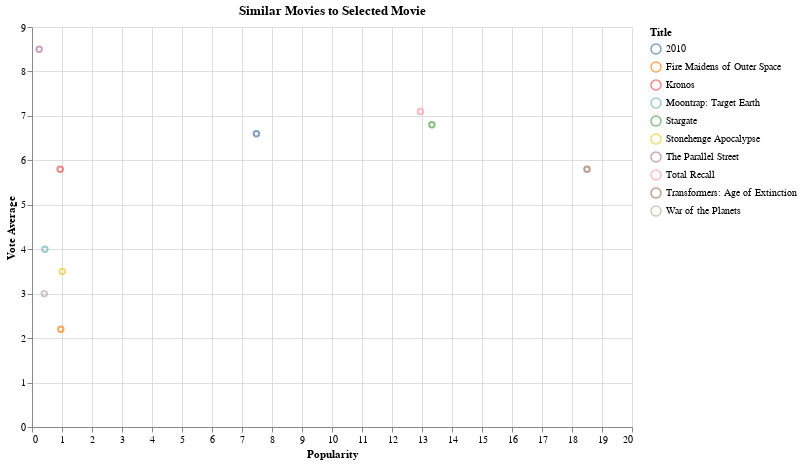

The cell this chart's notebook holds for it:
### Code cell
# Function to find similar movies
def find_similar_movies(movie_title, top_n=10):
    idx = movies_metadata_overview[movies_metadata_overview['title'] == movie_title].index[0]
    query_embedding = embeddings[idx].reshape(1, -1)

    # Calculate cosine similarity between the query and all movie embeddings
    similarities = cosine_similarity(query_embedding, embeddings).flatten()

    # Get the top N similar movies
    similar_indices = similarities.argsort()[::-1][1:top_n+1]
    similar_movies = movies_metadata_overview.iloc[similar_indices]

    return similar_movies

# pick 5 movies from the top 100 movies
filtered_movies = movies_metadata_credits.head(100).sample(5)
similar_movies = pd.concat([find_similar_movies(movie_title).assign(query_title=movie_title) for movie_title in filtered_movies['title']])
similar_movies = similar_movies.copy()
similar_movies['popularity'] = similar_movies['popularity'].astype(float).round(2)

dropdown_symbol = alt.binding_select(options=list(similar_movies["query_title"].unique()), name=" ")
selection_symbol = alt.selection_point(fields=["query_title"], bind=dropdown_symbol, value=filtered_movies['title'].values[0])

# display the similar movies on a chart
alt.Chart(similar_movies).mark_point().encode(
    alt.X('popularity', title='Popularity'),
    alt.Y('vote_average', title='Vote Average'),
    alt.Color('title', title='Title'),
    tooltip=['title', 'overview']
).add_params(
    selection_symbol
).transform_filter(
    selection_symbol
).properties(
    title='Similar Movies to Selected Movie',
    width=600,
    height=400,
).interactive()

### Figure 1 — Vega-Lite specification as saved in the notebook (floating-point values rounded to 4 significant figures)
{"config": {"view": {"continuousWidth": 300, "continuousHeight": 300}}, "data": {"name": "data-eee65ed39101926c032c0a15524ac9d6"}, "mark": {"type": "point"}, "encoding": {"color": {"field": "title", "title": "Title", "type": "nominal"}, "tooltip": [{"field": "title", "type": "nominal"}, {"field": "overview", "type": "nominal"}], "x": {"field": "popularity", "title": "Popularity", "type": "quantitative"}, "y": {"field": "vote_average", "title": "Vote Average", "type": "quantitative"}}, "height": 400, "params": [{"name": "param_126", "select": {"type": "point", "fields": ["query_title"]}, "bind": {"input": "select", "options": ["2001: A Space Odyssey", "Spirited Away", "The Dark Knight", "Hacksaw Ridge", "Psycho"], "name": " "}, "value": "2001: A Space Odyssey"}, {"name": "param_127", "select": {"type": "interval", "encodings": ["x", "y"]}, "bind": "scales"}], "title": "Similar Movies to Selected Movie", "transform": [{"filter": {"param": "param_126"}}], "width": 600, "$schema": "https://vega.github.io/schema/vega-lite/v5.17.0.json", "datasets": {"data-eee65ed39101926c032c0a15524ac9d6": [{"id": 4437.0, "title": "2010", "overview": "This is a sequel to 2001 A Space Odyssey. It is now 2010 and both the Americans and the Russians are racing to get to Jupiter to investigate the black monolith (similar to the one found in Lunar Crater Clavius) which was found by the U.S.S. Discovery in orbit around Jupiter's moons. The U.S.S. Discovery's orbit is rapidly decaying and it will crash into IO but the Americans cannot get there in time to save U.S.S. Discovery. The Russians can get to Jupiter in time but only the Americans have the knowledge to access and awaken the U.S.S. Discovery's H.A.L.9000 sentient computer. This forces a joint American-Soviet space expedition against a backdrop of growing global tensions. The combined expedition is seeking answers to several mysteries. What is the significance of the black monolith? Why did H.A.L.9000 act so bizarrely and terminate 4 of 5 of the U.S.S. Discovery's crew? What happened to David Bowman? Along the way, curious data is detected  ...", "popularity": 7.48, "vote_average": 6.6, "query_title": "2001: A Space Odyssey"}, {"id": 443300.0, "title": "Moontrap: Target Earth", "overview": "A long forgotten ancient spacecraft discovered on Earth. Investigations carried out by Scout transport her to the moon whereupon she meets the impressive machines preserving the wisdom of that long lost civilization.", "popularity": 0.43, "vote_average": 4.0, "query_title": "2001: A Space Odyssey"}, {"id": 193600.0, "title": "The Parallel Street", "overview": "Feature-documentary \"pointing up a thousand facets of this world and probing to determine what may lie beneath the surface\".", "popularity": 0.24, "vote_average": 8.5, "query_title": "2001: A Space Odyssey"}, {"id": 43230.0, "title": "Kronos", "overview": "Scientists investigate what appears to be a meteorite that crashes into the ocean. After a few days and nights of mysterious lights and noises, a giant machine comes out of the ocean. The machine is the creation of an alien race, that is trying to syphon energy from earth. A true classic, in that it is so different from anything in the time period. To this day, nothing else has come out like it.", "popularity": 0.94, "vote_average": 5.8, "query_title": "2001: A Space Odyssey"}, {"id": 47600.0, "title": "War of the Planets", "overview": "A strange signal arrives on the Earth disturbing all communications, while an UFO appears above the Antarctic sea. Captain Alex Hamilton is sent with his spaceship and crew to the space outside the Solar System to find the origin of that signal. They reach an unknown planet where a giant robot enslaved a whole population of humanoids by taking their psychic energies.", "popularity": 0.41, "vote_average": 3.0, "query_title": "2001: A Space Odyssey"}, {"id": 39750.0, "title": "Stonehenge Apocalypse", "overview": "When a group of archaeologists dig up a human skeleton near the historical monument of STONEHENGE, an ancient piece of machinery hidden beneath the bedrock is discovered. Not knowing what it could be the workers accidentally trigger the mechanism and start a chain of events that may very well end the world as we know it", "popularity": 1.01, "vote_average": 3.5, "query_title": "2001: A Space Odyssey"}, {"id": 91310.0, "title": "Transformers: Age of Extinction", "overview": "As humanity picks up the pieces, following the conclusion of \"Transformers: Dark of the Moon,\" Autobots and Decepticons have all but vanished from the face of the planet. However, a group of powerful, ingenious businessman and scientists attempt to learn from past Transformer incursions and push the boundaries of technology beyond what they can control - all while an ancient, powerful Transformer menace sets Earth in his cross-hairs.", "popularity": 18.5, "vote_average": 5.8, "query_title": "2001: A Space Odyssey"}, {"id": 861.0, "title": "Total Recall", "overview": "Construction worker Douglas Quaid discovers a memory chip in his brain during a virtual-reality trip. He also finds that his past has been invented to conceal a plot of planetary domination. Soon, he's off to Mars to find out who he is and who planted the chip.", "popularity": 12.95, "vote_average": 7.1, "query_title": "2001: A Space Odyssey"}, {"id": 31280.0, "title": "Fire Maidens of Outer Space", "overview": "An astronaut (Anthony Dexter) and crew land on Jupiter's 13th moon and find a monster and women from Atlantis.", "popularity": 0.96, "vote_average": 2.2, "query_title": "2001: A Space Odyssey"}, {"id": 2164.0, "title": "Stargate", "overview": "An interstellar teleportation device, found in Egypt, leads to a planet with humans resembling ancient Egyptians who worship the god Ra.", "popularity": 13.33, "vote_average": 6.8, "query_title": "2001: A Space Odyssey"}, {"id": 81310.0, "title": "Squint Your Eyes", "overview": "The story of a spirited ten-year-old girl who has run away from her proudly affluent parents in town and finds grudging refuge with the slightly slovenly caretaker of an abandoned farm, an ex-teacher.", "popularity": 0.25, "vote_average": 8.0, "query_title": "Spirited Away"}, {"id": 5139.0, "title": "The Fox & the Child", "overview": "A young girl of about 10 years lives in a solitary peasant's house on the edge of the jurassic mountains in the East of France. One day in autumn, when she is on her way to school through the forest, she observes a hunting fox. Of course, the fox flees from her, but the girl feels a strong desire to meet the fox again.", "popularity": 4.63, "vote_average": 6.4, "query_title": "Spirited Away"}, {"id": 108100.0, "title": "Rise of the Animals", "overview": "In a world where animals have turned on humanity, a teen travels across the country in search of the girl of his dreams.", "popularity": 0.2, "vote_average": 2.8, "query_title": "Spirited Away"}, {"id": 340100.0, "title": "The Monster", "overview": "A mother and her 10-year old daughter are trapped in a forest. There is something in this forest. Something unlike anything they have heard before. Something that lurks in the darkness and it’s coming after them.", "popularity": 6.53, "vote_average": 5.4, "query_title": "Spirited Away"}, {"id": 178500.0, "title": "Blind Pig Who Wants to Fly", "overview": "In \"Blind Pig Who Wants to Fly\" you will find stories about disoriented identity, not knowing who you are, anxiety, uncertainty, the experience of being lost, told with a sense of humor. A father who is desperate to win a green card lottery, so the family can move to America. An ex-national badminton champion, whose husband leaves her for a Javanese wife. A Menado boy who constantly gets beaten up because everybody thinks that he is Chinese. A young girl who believes that Chinese firecrackers expel ghosts. Set within the contemporary social and racial tension of urban Indonesia, the story follows eight characters in their absurd journey to fit in within society in the hope to live better lives. Like a mosaic, this film is built from shattered pieces of colored glass. Delicate, fragile, beautiful.", "popularity": 0.04, "vote_average": 6.0, "query_title": "Spirited Away"}, {"id": 382600.0, "title": "Where's the Dragon?", "overview": "The story follows a ten-year-old girl who teams up with animals from the Chinese Zodiac to search for a lost dragon and save the world from a treacherous conspiracy.", "popularity": 0.99, "vote_average": 2.0, "query_title": "Spirited Away"}, {"id": 18920.0, "title": "Alice", "overview": "A quiet young English girl named Alice finds herself in an alternate version of her own reality after chasing a white rabbit. She becomes surrounded by living inanimate objects and stuffed dead animals, and must find a way out of this nightmare- no matter how twisted or odd that way must be. A memorably bizarre screen version of Lewis Carroll’s novel ‘Alice’s Adventures in Wonderland’.", "popularity": 7.91, "vote_average": 7.3, "query_title": "Spirited Away"}, {"id": 346600.0, "title": "The Nightmare", "overview": "It's summer. One endless, sexy party under the open sky. Tina and her friends are living the dream of a whole generation of decadent Berlin-party-kids. But after one excessive night she's haunted by a mysterious ugly creature in nightmares she has. The only person she talks about her fears to is her psychologist. His advice is to confront her fears and to reach out to the creature. At first Tina refuses but after she hears about her parents' plans to put her in a mental hospital she starts talking to the creature.  She slowly realizes that the creature is an incarnation of her fears and that it has the same feelings she does. Afraid of being called a freak she starts hiding the creature in her room. After a while she even gets close to it. It's almost like a relationship with a wild stray animal. For the first time in her life, it almost seems as if Tina has the courage to be herself. But then her parents and her friends see the creature…", "popularity": 2.65, "vote_average": 6.3, "query_title": "Spirited Away"}, {"id": 149100.0, "title": "Berta's Motives", "overview": "The life of a young girl who plays with little animals and insects is suddenly changed with the arrival of a film crew and a strange man.", "popularity": 0.11, "vote_average": 6.7, "query_title": "Spirited Away"}, {"id": 27360.0, "title": "Black Moon", "overview": "There is a war in the world between the men and the women. A young girl tries to escape this reality and comes to a hidden place where a strange unicorn lives with a family: Sister, Brother, many children and an old woman that never leaves her bed but stays in contact with the world through her radio...", "popularity": 9.22, "vote_average": 6.8, "query_title": "Spirited Away"}, {"id": 49030.0, "title": "The Dark Knight Rises", "overview": "Following the death of District Attorney Harvey Dent, Batman assumes responsibility for Dent's crimes to protect the late attorney's reputation and is subsequently hunted by the Gotham City Police Department. Eight years later, Batman encounters the mysterious Selina Kyle and the villainous Bane, a new terrorist leader who overwhelms Gotham's finest. The Dark Knight resurfaces to protect a city that has branded him an enemy.", "popularity": 20.58, "vote_average": 7.6, "query_title": "The Dark Knight"}, {"id": 268.0, "title": "Batman", "overview": "The Dark Knight of Gotham City begins his war on crime with his first major enemy being the clownishly homicidal Joker, who has seized control of Gotham's underworld.", "popularity": 19.11, "vote_average": 7.0, "query_title": "The Dark Knight"}, {"id": 69740.0, "title": "Batman: Year One", "overview": "Two men come to Gotham City: Bruce Wayne after years abroad feeding his lifelong obsession for justice and Jim Gordon after being too honest a cop with the wrong people elsewhere. After learning painful lessons about the city's corruption on its streets and police department respectively, this pair learn how to fight back their own way. With that, Gotham's evildoers from top to bottom are terrorized by the mysterious Batman and the equally heroic Gordon is assigned to catch him by comrades who both hate and fear him themselves. In the ensuing manhunt, both find much in common as the seeds of an unexpected friendship are laid with additional friends and rivals helping to start the legend.", "popularity": 5.03, "vote_average": 7.1, "query_title": "The Dark Knight"}, {"id": 327400.0, "title": "Batman Unlimited: Animal Instincts", "overview": "Gotham City is under siege by a series of bizarre crimes and only the world's greatest detective, Batman, can unravel the mystery! The trail leads to none other than the Penguin and his Animilitia, an animal-inspired squad of villains including Silverback, Cheetah, Killer Croc and the monstrous Man-Bat.", "popularity": 8.06, "vote_average": 5.5, "query_title": "The Dark Knight"}, {"id": 209100.0, "title": "Batman v Superman: Dawn of Justice", "overview": "Fearing the actions of a god-like Super Hero left unchecked, Gotham City’s own formidable, forceful vigilante takes on Metropolis’s most revered, modern-day savior, while the world wrestles with what sort of hero it really needs. And with Batman and Superman at war with one another, a new threat quickly arises, putting mankind in greater danger than it’s ever known before.", "popularity": 31.44, "vote_average": 5.7, "query_title": "The Dark Knight"}, {"id": 324800.0, "title": "The Lego Batman Movie", "overview": "In the irreverent spirit of fun that made “The Lego Movie” a worldwide phenomenon, the self-described leading man of that ensemble—Lego Batman—stars in his own big-screen adventure. But there are big changes brewing in Gotham, and if he wants to save the city from The Joker’s hostile takeover, Batman may have to drop the lone vigilante thing, try to work with others and maybe, just maybe, learn to lighten up.", "popularity": 17.07, "vote_average": 7.2, "query_title": "The Dark Knight"}, {"id": 382300.0, "title": "Batman: The Killing Joke", "overview": "As Batman hunts for the escaped Joker, the Clown Prince of Crime attacks the Gordon family to prove a diabolical point mirroring his own fall into madness. Based on the graphic novel by Alan Moore and Brian Bolland.", "popularity": 6.49, "vote_average": 6.2, "query_title": "The Dark Knight"}, {"id": 16230.0, "title": "Batman Beyond: Return of the Joker", "overview": "The Joker is back with a vengeance, and Gotham's newest Dark Knight needs answers as he stands alone to face Gotham's most infamous Clown Prince of Crime.", "popularity": 7.87, "vote_average": 7.5, "query_title": "The Dark Knight"}, {"id": 272.0, "title": "Batman Begins", "overview": "Driven by tragedy, billionaire Bruce Wayne dedicates his life to uncovering and defeating the corruption that plagues his home, Gotham City.  Unable to work within the system, he instead creates a new identity, a symbol of fear for the criminal underworld - The Batman.", "popularity": 28.51, "vote_average": 7.5, "query_title": "The Dark Knight"}, {"id": 29750.0, "title": "Batman Unmasked: The Psychology of the Dark Knight", "overview": "Delve into the world of Batman and the vigilante justice that he brought to the city of Gotham. Batman is a man who, after experiencing great tragedy, devotes his life to an ideal--but what happens when one man takes on the evil underworld alone? Examine why Batman is who he is--and explore how a boy scarred by tragedy becomes a symbol of hope to everyone else.", "popularity": 1.08, "vote_average": 8.0, "query_title": "The Dark Knight"}, {"id": 10680.0, "title": "Courage Under Fire", "overview": "A US Army officer had made a \"friendly fire\" mistake that was covered up and he was reassigned to a desk job. Later he was tasked to investigate a female chopper commander's worthiness to be awarded the Medal of Honor posthumously. At first all seemed in order then he begins to notice inconsistencies between the testimonies of the witnesses....", "popularity": 11.6, "vote_average": 6.2, "query_title": "Hacksaw Ridge"}, {"id": 149600.0, "title": "The Conscientious Objector", "overview": "It's 1945, World War II. The Place, Okinawa. The Scene, an impregnable 400-foot high cliff-AKA Hacksaw Ridge. The Engagement, a battle so fierce the odds of survival were 1 in 10. The Act, Medic Pfc. Desmond T. Doss braved intense enemy fire to rescue 75 wounded GI's over the precipice. The Story, Infantrymen who once ridiculed and scoffed at Desmond's simple faith and refusal to carry a weapon-now owed their lives to him. Director Terry Benedict tells Desmond's incredible story through the eyes of the men who witnessed this humble man's heroic acts. Winning the respect of his fellow soldiers, they recommended him for the highest honor America can bestow on one of her sons-The Medal of Honor.", "popularity": 0.2, "vote_average": 7.0, "query_title": "Hacksaw Ridge"}, {"id": 46880.0, "title": "They Came to Cordura", "overview": "An army major, himself guilty of cowardice, is asked to recommended soldiers for the Congressional Medal of Honor during the Mexican Border Incursion of 1916.", "popularity": 0.91, "vote_average": 6.2, "query_title": "Hacksaw Ridge"}, {"id": 11320.0, "title": "Shutter Island", "overview": "World War II soldier-turned-U.S. Marshal Teddy Daniels investigates the disappearance of a patient from a hospital for the criminally insane, but his efforts are compromised by his troubling visions and also by a mysterious doctor.", "popularity": 15.81, "vote_average": 7.8, "query_title": "Hacksaw Ridge"}, {"id": 33730.0, "title": "Captain Newman, M.D.", "overview": "In 1944, Capt. Josiah J. Newman is the doctor in charge of Ward 7, the neuropsychiatric ward, at an Army Air Corps hospital in Arizona. The hospital is under-resourced and Newman scrounges what he needs with the help of his inventive staff, especially Cpl. Jake Leibowitz. The military in general is only just coming to accept psychiatric disorders as legitimate and Newman generally has 6 weeks to cure them or send them on to another facility. There are many patients in the ward and his latest include Colonel Norville Bliss who has dissociated from his past; Capt. Paul Winston who is nearly catatonic after spending 13 months hiding in a cellar behind enemy lines; and 20 year-old Cpl. Jim Tompkins who is severely traumatized after his aircraft was shot down. Others come and go, including Italian prisoners of war, but Newman and team all realize that their success means the men will return to their units.", "popularity": 0.86, "vote_average": 5.3, "query_title": "Hacksaw Ridge"}, {"id": 48380.0, "title": "Severe Clear", "overview": "As part of the first wave in the War on Terror, First Lieutenant Mike Scotti (awarded the Navy and Marine Corps Achievement Medal with Combat \"V\") served on the front lines during the 21 day advance to Baghdad. His experiences in Afghanistan as well as Iraq put him face to face with the sobering realities of war on a daily basis. Severe Clear offers an unflinching look at life on the battlefield through the eyes of someone who was there.", "popularity": 0.15, "vote_average": 5.5, "query_title": "Hacksaw Ridge"}, {"id": 72280.0, "title": "Madman at War", "overview": "Story about a doctor in a Libyan military hospital who is mad, but no-one wants to declare him unfit, and he becomes the captain of a fighting unit. Through him the Germans risk losing a truce with the British, and therefore kill him and give him a hero's funeral.", "popularity": 0.0, "vote_average": 5.3, "query_title": "Hacksaw Ridge"}, {"id": 29030.0, "title": "The Secret Invasion", "overview": "During World War II, convicts are recruited by the Allies for an extremely hazardous mission.", "popularity": 0.28, "vote_average": 6.0, "query_title": "Hacksaw Ridge"}, {"id": 259500.0, "title": "I Am Soldier", "overview": "I Am Soldier follows Mickey Tomlinson (Tom Hughes), a military chef, who attempts the most dangerous military selection known to man: The Special Air Service (S.A.S.) selection. The S.A.S. Is the United Kingdom's most renowned Special Forces Regiment, tasked with life threatening missions in some of the most dangerous places on the planet. Mickey has more military experience than simply being a chef, something he doesn't let on to the other candidates... Mickey is smashed by this selection process - his mind, body and soul scream for mercy as he endures torturous speed-marches over the steepest mountains, running for his life during 'Escape and Evasion' and then facing the most evil interrogation possible, during the deadly phase known as: 'Tactical Questioning.' Even after everything, there is still only one way you can really prove yourself: in combat... Many try to get into the S.A.S. Only the elite make it.", "popularity": 3.33, "vote_average": 5.1, "query_title": "Hacksaw Ridge"}, {"id": 9952.0, "title": "Rescue Dawn", "overview": "A US Fighter pilot's epic struggle of survival after being shot down on a mission over Laos during the Vietnam War.", "popularity": 9.6, "vote_average": 6.9, "query_title": "Hacksaw Ridge"}, {"id": 11250.0, "title": "Psycho", "overview": "Criminal on the run, Marion Crane takes refuge at the motel operated by Norman Bates - a troubled man whose victims encounter a grisly fate at the hands of his \"mother.\" Marion soon becomes the next victim and her disappearance prompts inquiries from her sister and a private investigator. They both soon discover the morbid bond linking Norman to his mysterious \"mother\" at the Bates Motel.", "popularity": 6.72, "vote_average": 4.8, "query_title": "Psycho"}, {"id": 12660.0, "title": "Psycho III", "overview": "Norman Bates is still running his little motel, and he has kept the dressed skeleton he calls mother. One of his guests is a young girl who has left the convent where she lived. To get some help he employs a young man. One day a nosey journalist comes to see him to ask questions about his past.", "popularity": 6.35, "vote_average": 5.4, "query_title": "Psycho"}, {"id": 10580.0, "title": "Psycho II", "overview": "Years of treatment at a mental institution for the criminally insane, Norman Bates still can't quite elude the demands of \"Mother.\" Vera Miles also returns as the inquisitive woman who is haunted by her sister's brutal murder and the ominous motel where it all occurred.", "popularity": 6.37, "vote_average": 6.0, "query_title": "Psycho"}, {"id": 52240.0, "title": "Possessed", "overview": "Marion is a factory worker who hopes to trade the assembly line, for a beautiful penthouse apartment...", "popularity": 1.12, "vote_average": 5.6, "query_title": "Psycho"}, {"id": 22480.0, "title": "Another Woman", "overview": "Marion is a woman who has learned to shield herself from her emotions. She rents an apartment to work undisturbed on her new book, but by some acoustic anomaly she can hear all that is said in the next apartment in which a psychiatrist holds his office. When she hears a young woman tell that she finds it harder and harder to bear her life, Marion starts to reflect on her own life. After a series of events she comes to understand how her unemotional attitude towards the people around her affected them and herself.", "popularity": 3.33, "vote_average": 6.8, "query_title": "Psycho"}, {"id": 120700.0, "title": "The Stranger's Return", "overview": "\"Miriam Hopkins plays Louise Starr, who gets divorced from her husband and returns to the home she left on a farm where she reunites with her grandfather. He introduces her to Guy Crane with whom she falls in love; however, he is married.\"", "popularity": 0.0, "vote_average": 0.0, "query_title": "Psycho"}, {"id": 87090.0, "title": "Business as Usual", "overview": "After seeing her husband fail in fighting a battle to keep his factory open, a manageress loses her job in a disagreement with the manager over sexual harassment of her staff. She accepts the advice of her father and joins his son, a left-wing organizer, and takes her plight to the union.", "popularity": 0.0, "vote_average": 0.0, "query_title": "Psycho"}, {"id": 36190.0, "title": "The Go-Between", "overview": "Tale of torrid and forbidden love between Christie and Bates in the English countryside.", "popularity": 3.82, "vote_average": 6.2, "query_title": "Psycho"}, {"id": 242400.0, "title": "That Hagen Girl", "overview": "Mary Hagen lives in a small town in Ohio and goes to Jordon Junior College. For years, there has been whispers, rumors and gossip about who are her real parents. When Tom Bates returns to town, he takes over the house and practice that Judge Merrivale left him when he died. As Tom has been away a number of years, this leads to more gossip and Mary believes that he is her father. The popular and rich Ken loves Mary, but his family and friends constantly remind him that she is 'not one of us'. Julia, a teacher at school encourages Mary but Mary cannot get a break in anything she does, or is accused of doing. Tom knows the answer to her true identity, and he is silent.", "popularity": 0.15, "vote_average": 5.5, "query_title": "Psycho"}, {"id": 96000.0, "title": "Hard Labor", "overview": "With her husband having lost his job, Helena opens her own grocery store, but is soon plagued by strange occurrences.", "popularity": 0.3, "vote_average": 4.5, "query_title": "Psycho"}]}}
